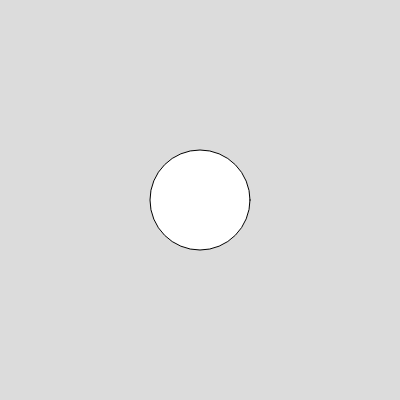
Frame 1 (no input)
Frame 60 (no input): identical to frame 1, image omitted
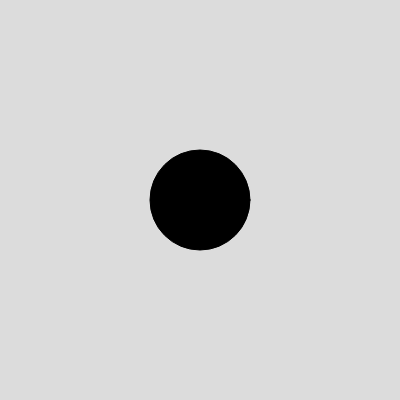
Frame 120 (the mouse pressed at the canvas centre since frame 60)

The p5.js sketch that drew these frames (run headless with seeded random() and noise() and a simulated clock; from frame 60 on, the mouse is pressed at the canvas centre):

// p5.js sketch
// ── sketch.js
var radius;
function setup() {
  createCanvas(400, 400);
  radius = 50;
}

function draw() {
  background(220);
  
  ellipse(width/2, height/2, 100, 100);
  
  if(dist(mouseX, mouseY, width/2, height/2) < radius){
    fill(0); 
  }else{
  	fill(255);
  }
     
}
